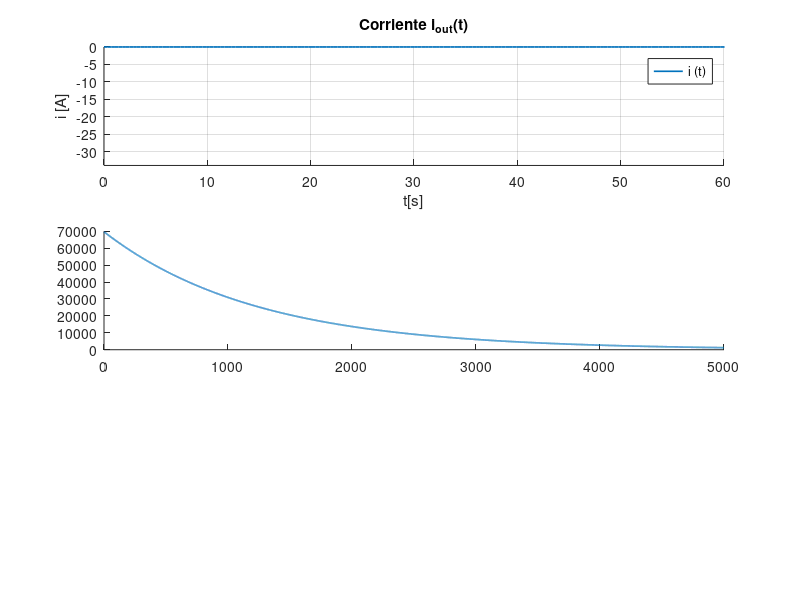

This figure's MATLAB source: (Note: this script raises an error after producing the figure.)

clc
clear
close all



%% EMULACION FLYWHEEL CON PMDCM - DESCARGA A CORRIENTE CONSTANTE iout=30A

%% Parámetros Zhang

L = 3.6e-3;
R = 0.5;
J = 0.123;
kb = 0.062070427805750;                 % V/rad/s
ki = 0.066845076098500;
B = 1e-4;
w_ss = 7296.67611231985;                % velocidad angular en estado estable

t_w0 = 47.7833;
t = linspace(0,5000,14160);


iout = 0;                              % Corriente de descarga 30 A constante!!
i_out = [iout*ones(1,14160)]'; 

%% velocidad angular de descarga


w_d1 = w_ss*exp((-B/J).*t);

w_d = 9.5492965855*w_d1;                 % velocidad angular / conversión rad/s a rpm

v_d = kb*w_d;                            % tension de salida a I constante

Fig_icte = figure;
figure (Fig_icte);

%% COMPORTAMIENTO DE CORRIENTE DE DESCARGA

subplot(3,1,1)

hold on
plot(t,i_out,'LineWidth',1.2)
title('Corriente i_{out}(t)');
xlabel('t[s]');
xlim([0 60]);
ylabel('i [A]');
ylim([-34 0]);
legend('i (t)');
legend('Location' ,'northeast');
grid on


%% COMPORTAMIENTO DE LA VELOCIDAD ANGULAR DESCARGA

subplot(3,1,2)

hold on
plot(t,w_d,'LineWidth',1.2)
yline(w_ss,'-.','LineWidth',1.2)           % velocidad angular en estado estable
xline(t_w0,'-.r','LineWidth',1.2)           % tiempo en alcanzar w=0 
title('Velocidad angular \omega(t)');
xlabel('t [s]');
xlim([0 60]);
ylabel('\omega [rpm]');
legend('\omega (t)','\omega_{ss}','t_{\omega=0}' );
legend('Location','east');

text(30,6000,'\omega_{ss} \cong 7296.6 rpm')

grid on

%% COMPORTAMIENTO DE LA TENSION DE DESCARGA
subplot(3,1,3)

hold on
plot(t,v_d,'LineWidth',1.2)
title('Tensión V(t)');
xlabel('t[s]');
xlim([0 60]);
ylabel('V [V]');
legend('V (t)');
legend('Location','east');
grid on